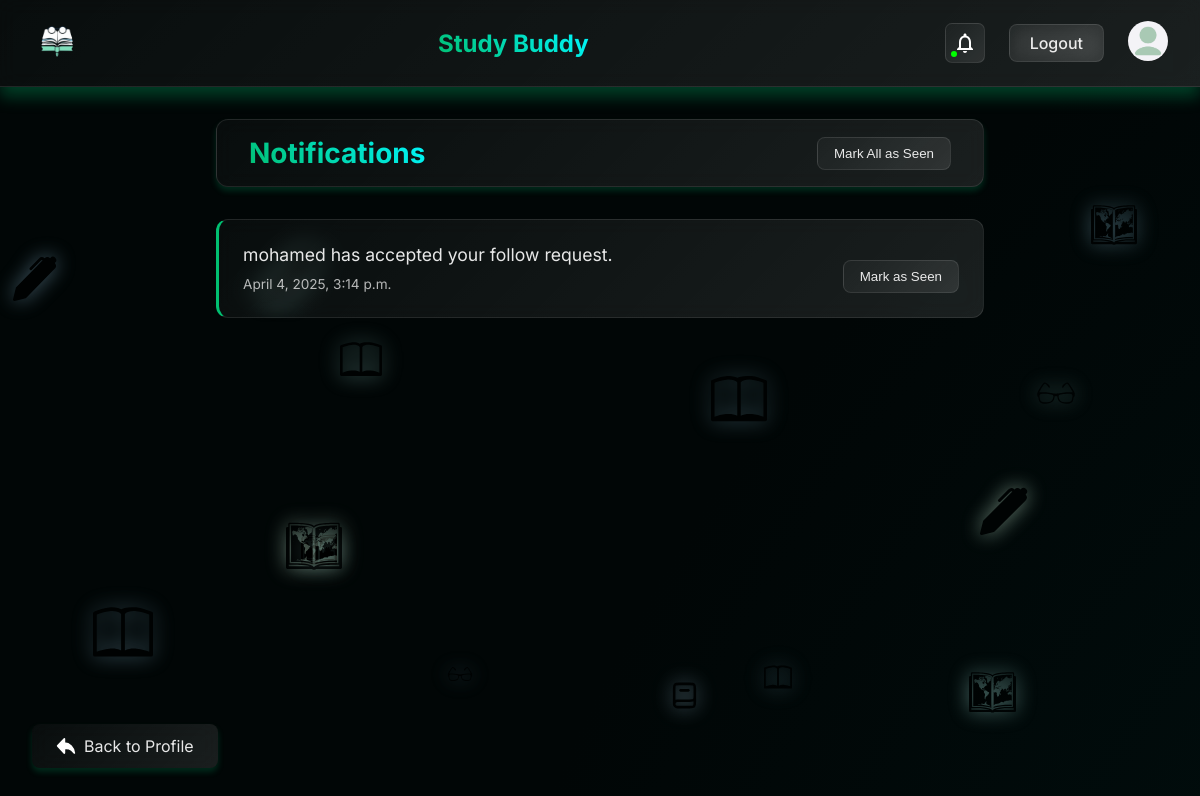
The app's page /notifications/ (signed in) with its own data.
### notifications/models.py (models this page shows, shortened)
class Notification(models.Model):
    NOTIFICATION_TYPES = [
        ('follow_request', 'Follow Request'),
        ('follow', 'Follow'),
        ('follow_accepted', 'Follow Accepted'),
        ('follow_rejected', 'Follow Rejected'),
        ('like', 'Like'),
        ('dislike', 'Dislike'),
        ('comment', 'Comment'),
        ('new_note', 'New Note'),
    ]
    sender = models.ForeignKey(settings.AUTH_USER_MODEL, related_name='sent_notifications', on_delete=models.CASCADE)
    recipient = models.ForeignKey(settings.AUTH_USER_MODEL, related_name='received_notifications', on_delete=models.CASCADE)
    notification_type = models.CharField(max_length=20, choices=NOTIFICATION_TYPES)
    message = models.TextField()
    created_at = models.DateTimeField(auto_now_add=True)
    note = models.ForeignKey('notes.Note', null=True, blank=True, on_delete=models.CASCADE)
    seen = models.BooleanField(default=False)

### notifications/views.py (the view)
# urls.py: path('', notifications_view, name='notifications'),
@login_required
def notifications_view(request):
    notifications = Notification.objects.filter(recipient=request.user).order_by('-created_at')
    context = {
        'notifications': notifications,
        'has_unseen_notifications': has_unseen_notifications(request.user)
    }
    return render(request, 'notifications/notifications.html', context)

### notifications/views.py (called while the page is built)
def has_unseen_notifications(user):
    return Notification.objects.filter(recipient=user).filter(models.Q(seen=False)).exists()

### notifications/templates/notifications/notifications.html (shortened to what this page needs)
{% load static %}
<!DOCTYPE html>
<html lang="en">
<head>
    <link rel="stylesheet" href="{% static 'css/root.css' %}">
    <link rel="stylesheet" href="{% static 'css/notifications/notifications.css' %}">
</head>
<body>
    <div class="background-animate">
    </div>
    <header id="site-header">
        <div class="logo-container">
            <a href="{% url 'notes_list' %}">
                <img src="{% static 'images/logo-2-trans.png' %}" alt="Study Buddy Logo" class="site-logo">
            </a>
        </div>
        <a href="{% url 'notes_list' %}">
            <h1 class="site-title">Study Buddy</h1>
        </a>
        <div class="header-actions">
            <a href="{% url 'notifications' %}">
                <div class="loader">
                    <img src="{% static 'icons/notify.svg' %}" alt="Notifications Icon">
                    {% if has_unseen_notifications %}
                    <div class="point"></div>
                    {% endif %}
                </div>
            </a>
            <a href="{% url 'logout' %}" class="logout-button">Logout</a>
            <div class="profile-icon-container">
                <a href="{% url 'profile_view' %}">
                    {% if request.user.profile_picture %}
                    <img src="{{ request.user.profile_picture.url }}" alt="Profile Avatar" class="author-avatar">
                    {% else %}
                    <img src="{% static 'images/default-avatar.png' %}" alt="Profile Avatar" class="author-avatar">
                    {% endif %}
                </a>
            </div>
        </div>
    </header>
    <div class="notifications-container">
        <div class="notifications-header">
            <h2>Notifications</h2>
            <form action="{% url 'mark_notifications_as_seen' %}" method="post">
                <button type="submit" class="mark-all-seen">Mark All as Seen</button>
            </form>
        </div>
        <ul class="notifications-list">
            {% for notification in notifications %}
                <li class="notification-item {% if not notification.seen %}unseen{% endif %}">
                    <div class="notification-content">
                        <p class="notification-message">{{ notification.message }}</p>
                        <small class="notification-time">{{ notification.created_at }}</small>
                    </div>
                    <div class="notification-actions">
                        {% if not notification.seen %}
                            <form action="{% url 'mark_single_notification_as_seen' notification.id %}" method="post">
                                <button type="submit" class="action-button mark-seen-button">Mark as Seen</button>
                            </form>
                        {% endif %}
                    </div>
                </li>
            {% empty %}
                <div class="no-notifications">
                    <p>No notifications yet.</p>
                </div>
            {% endfor %}
        </ul>
        <a href="{% url 'profile_view' %}" class="back-button">
            <img src="{% static 'icons/back-icon.svg' %}" alt="Back" class="back-icon">
            Back to Profile
        </a>
    </div>
</body>
</html>

### static/css/root.css (style rules this page uses)
:root { --primary-color: #01bf71; --primary-hover: #00f7ff; --background-dark: #010606; --background-light: #001a1a; --text-primary: rgba(255, 255, 255, 0.9); --text-secondary: rgba(255, 255, 255, 0.7); --gradient-glass: linear-gradient(135deg, rgba(255, 255, 255, 0.03), rgba(255, 255, 255, 0.1)); --gradient-primary: linear-gradient(135deg, var(--primary-color), var(--primary-hover)); --radius-sm: 0.375rem; --radius-md: 0.5rem; --radius-lg: 0.75rem; --shadow-sm: 0 2px 4px rgba(0, 0, 0, 0.2); --shadow-md: 0 4px 6px rgba(1, 191, 113, 0.2); --shadow-lg: 0 10px 15px rgba(1, 191, 113, 0.3); --shadow-glow: 0 0 30px rgba(1, 191, 113, 0.2); --shadow-private: 0 0 30px rgb(231, 76, 60,0.2); --transition-all: all 0.3s cubic-bezier(0.4, 0, 0.2, 1); }
.background-animate { position: fixed; top: 0; left: 0; width: 100%; height: 100%; z-index: -1; pointer-events: none; }
.loader { width: 40px; height: 40px; background: var(--gradient-glass); border: 1px solid rgba(255, 255, 255, 0.1); border-radius: 7px; padding: 0.5rem; display: flex; align-items: center; justify-content: center; position: relative; cursor: pointer; transition: 0.2s; }
.point { position: absolute; bottom: 5px; left: 5px; width: 6px; height: 6px; background-color: rgb(0, 255, 0); border-radius: 25px; display: flex; align-items: center; justify-content: center; }
.point::before { content: ""; position: absolute; width: 1px; height: 1px; background-color: rgb(0, 255, 0); border-radius: 25px; animation: loop 1s 0s infinite; }

### records on screen
Notification: message "mohamed has accepted your follow request.", created_at "April 4, 2025, 3:14 p.m.", seen "Mark as Seen"
